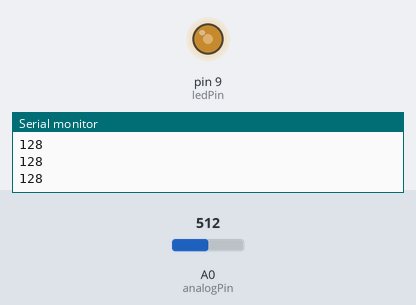
The sketch below on a simulated Arduino Uno, built with avr-gcc and run on an emulated ATmega328P. Shown: output pins drawn as LEDs (lit = HIGH), the last lines printed to the serial monitor. The test bench sets the inputs (shaded band); at power-on: A0 (analogPin) = 512.

Above: at 1.2 s.
1.3 s: A0 (analogPin) set to 716
At 2.1 s:
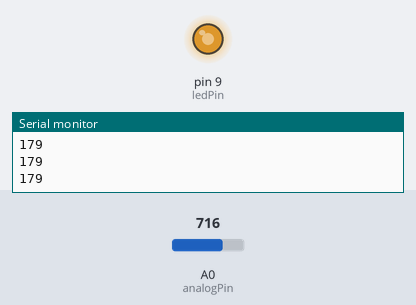
2.8 s: A0 (analogPin) set to 900
At 3.4 s:
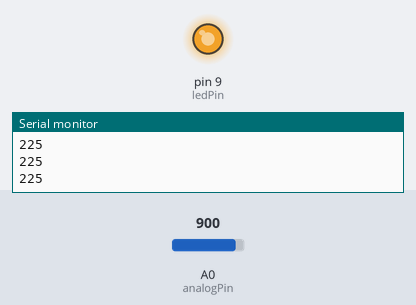
4.3 s: A0 (analogPin) set to 122
At 4.7 s:
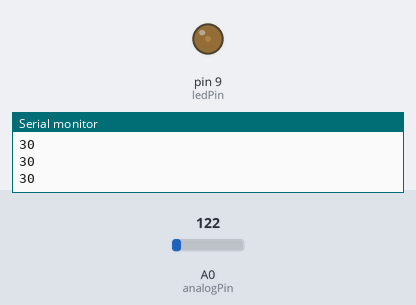
5.8 s: A0 (analogPin) set to 0
At 7.2 s:
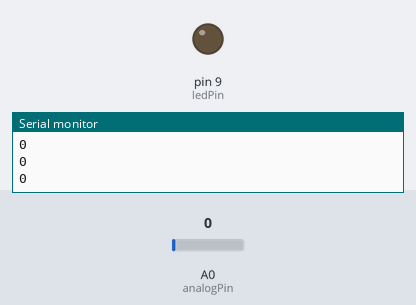
Timing chart, 0 to 8.3 s (numbered marks = the images above; inputs shaded):
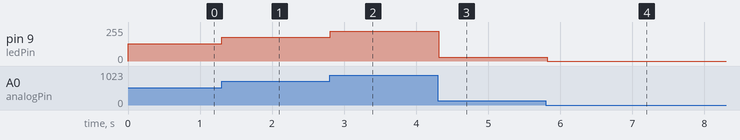

Measured:
- after the input at 1.3 s, pin 9 (ledPin): 128/255 → 179/255 at once
- after the input at 2.8 s, pin 9 (ledPin): 179/255 → 225/255 at once
- after the input at 4.3 s, pin 9 (ledPin): 225/255 → 30/255 at once
- after the input at 5.8 s, pin 9 (ledPin): 30/255 → 0/255 at once

The sketch:

ArduinoCode.ino
```cpp
int ledPin = 9;
int analogPin = 0;
int val = 0;

void setup()
{
  pinMode(ledPin, OUTPUT);
  Serial.begin(9600);

}

void loop()
{
  val = analogRead(analogPin);
  analogWrite(ledPin, val / 4);

  Serial.println(val / 4);
  delay(100);
}
```
